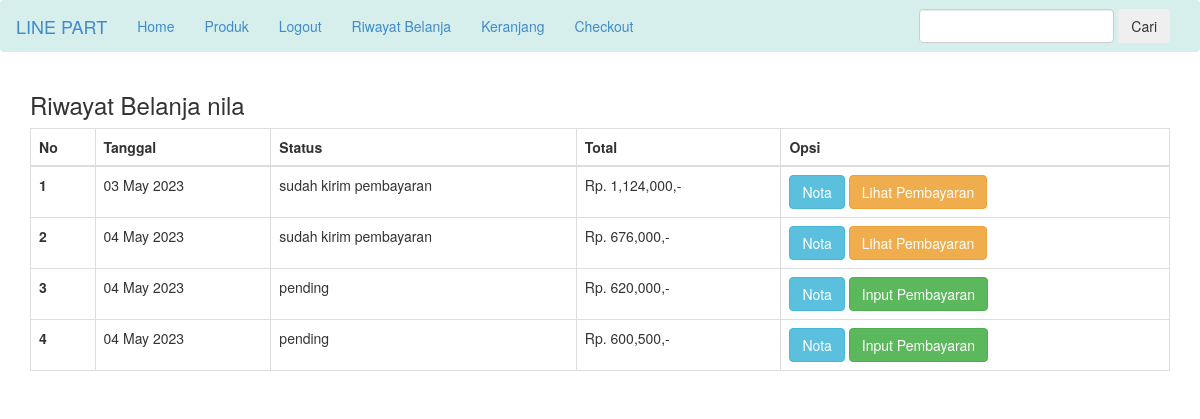
The page /riwayat.php (signed in) on the database its author committed.
### tables this page shows
CREATE TABLE `pembelian` (
  `id_pembelian` int(11) NOT NULL,
  `id_pelanggan` int(11) NOT NULL,
  `tanggal_pembelian` date NOT NULL,
  `total_pembelian` int(11) NOT NULL,
  `alamat_pengiriman` text NOT NULL,
  `status_pembelian` varchar(100) NOT NULL DEFAULT 'pending',
  `resi_pengiriman` varchar(50) NOT NULL,
  `totalberat` int(11) NOT NULL,
  `provinsi` varchar(255) NOT NULL,
  `distrik` varchar(255) NOT NULL,
  `tipe` varchar(255) NOT NULL,
  `kodepos` varchar(255) NOT NULL,
  `ekspedisi` varchar(255) NOT NULL,
  `paket` varchar(255) NOT NULL,
  `ongkir` int(11) NOT NULL,
  `estimasi` varchar(255) NOT NULL
);

### riwayat.php (the view, shortened to what this page needs)
<?php
include 'koneksi.php';
?>
<!DOCTYPE html>
<html lang="en">
<head>
  <link rel="stylesheet" href="admin/assets/css/bootstrap.css">
</head>
<body>
<?php include 'templates/navbar.php'; ?>
<section class="content">
  <div class="container">
    <h3>Riwayat Belanja <?= $_SESSION['pelanggan']['nama_pelanggan']; ?></h3>
    <table class="table table-bordered">
			<thead>
				<tr>
					<th>No</th>
					<th>Tanggal</th>
					<th>Status</th>
					<th>Total</th>
					<th>Opsi</th>
				</tr>
			</thead>
			<tbody>
				<?php
				$no = 1;
				$id_pelanggan = $_SESSION['pelanggan']['id_pelanggan'];
				$ambil = $koneksi->query("SELECT * FROM pembelian WHERE id_pelanggan='$id_pelanggan'");
				?>
				<?php
				while($pecah = $ambil->fetch_assoc()):
				?>
				<tr>
					<th><?= $no++; ?></th>
					<td><?= date("d F Y", strtotime($pecah['tanggal_pembelian'])); ?></td>
					<td>
						<?= $pecah['status_pembelian']; ?><br>
					</td>
					<td>Rp. <?= number_format($pecah['total_pembelian']); ?>,-</td>
					<td>
						<a href="nota.php?id=<?= $pecah['id_pembelian']; ?>" class="btn btn-info">Nota</a>
						<?php if($pecah['status_pembelian'] == 'pending'): ?>
							<a href="pembayaran.php?id=<?= $pecah['id_pembelian']; ?>" class="btn btn-success">Input Pembayaran</a>
							<?php else: ?>
								<a href="lihat-pembayaran.php?id=<?= $pecah['id_pembelian']; ?>" class="btn btn-warning">Lihat Pembayaran</a>
						<?php endif; ?>
					</td>
				</tr>
				<?php endwhile; ?>
			</tbody>
    </table>
  </div>
</section>
</body>
</html>

### rows shown on the page
pembelian: tanggal_pembelian "03 May 2023", status_pembelian "sudah kirim pembayaran", total_pembelian "1,124,000"
pembelian: tanggal_pembelian "04 May 2023", status_pembelian "sudah kirim pembayaran", total_pembelian "676,000"
pembelian: tanggal_pembelian "04 May 2023", status_pembelian "pending", total_pembelian "620,000"
pembelian: tanggal_pembelian "04 May 2023", status_pembelian "pending", total_pembelian "600,500"

### other values the page prints
$_SESSION['pelanggan']['nama_pelanggan'] "nila"
